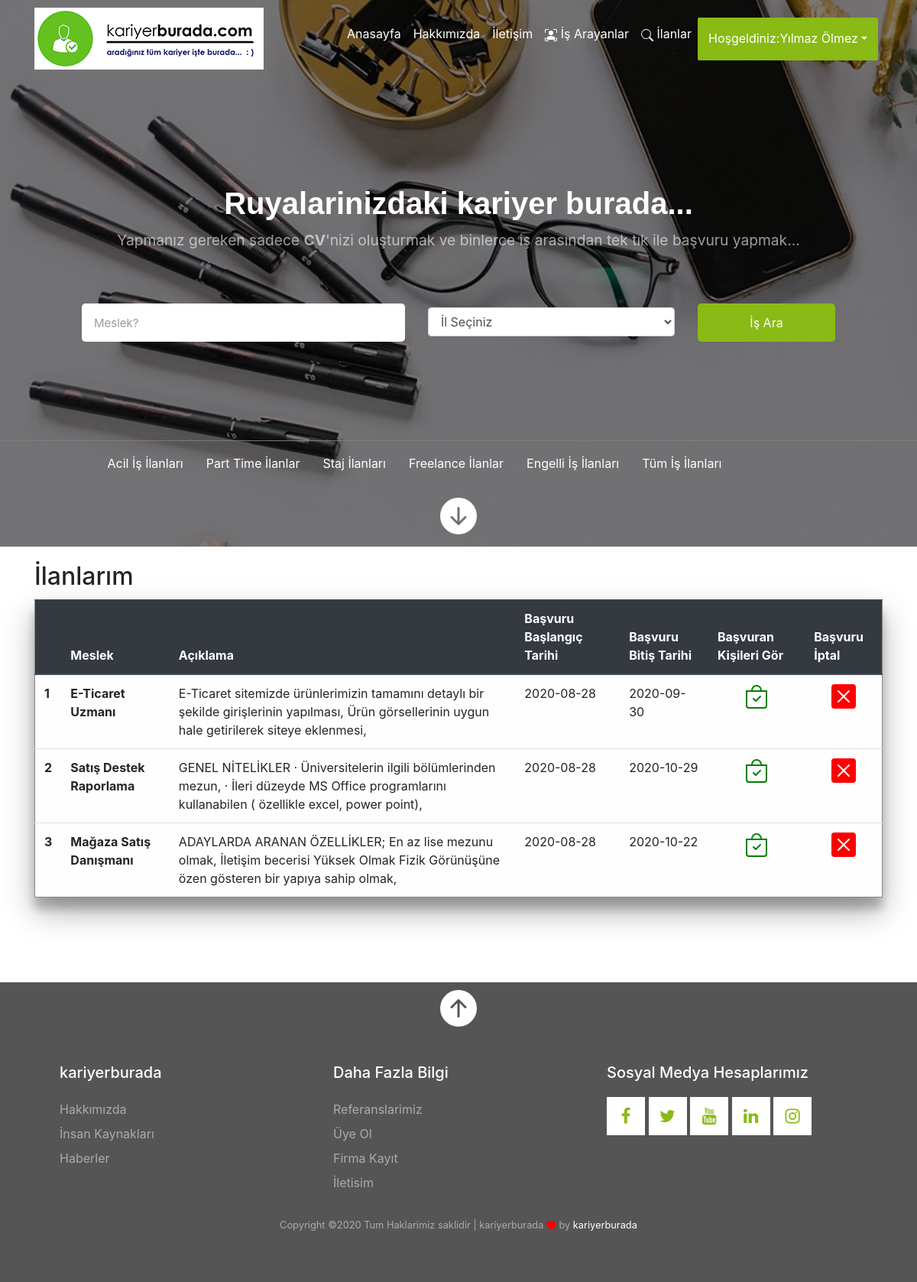
The page /ilanlarim.php (signed in) on the database its author committed.
### tables this page shows
CREATE TABLE `uyefirmaisilanbilgi` (
  `uyefirmano` int(11) NOT NULL,
  `uyefirmaunvani` varchar(200) NOT NULL,
  `isilanno` int(11) NOT NULL,
  `isegitimdurum` varchar(200) DEFAULT NULL,
  `isaskerlikdurum` varchar(200) DEFAULT NULL,
  `iscinsiyet` varchar(50) DEFAULT NULL,
  `isyassiniri` int(10) DEFAULT NULL,
  `issaatleri` varchar(200) DEFAULT NULL,
  `islokasyonu` varchar(200) DEFAULT NULL,
  `issehir` varchar(100) DEFAULT NULL,
  `meslek` varchar(200) DEFAULT NULL,
  `ismaasi` float DEFAULT NULL,
  `istecrubeyil` int(11) DEFAULT NULL,
  `isbasvurubaslamatarihi` varchar(100) DEFAULT NULL,
  `isbasvurubitistarihi` varchar(100) DEFAULT NULL,
  `isaciklamasi` varchar(300) NOT NULL,
  `isilannotlari` varchar(300) DEFAULT '-',
  `resim` varchar(200) NOT NULL,
  `tur` varchar(200) NOT NULL
);

### ilanlarim.php (the view, shortened to what this page needs)
<?php
include "component/baglanti.php";
		$referer = $_SERVER['HTTP_REFERER'];
if ($referer == "")
{
 header("Location:index.php");
}
else
{
	?>
	<!DOCTYPE html>
	<html>
	<head>
		<?php
		include "component/css/css.php";
		?>
	</head>
	<body>
		<header>
			<?php include "component/header.php"; ?>
		</header>
		<main>
			<article>
				<section>
					<div class="container" style="margin-top:20px;">
						<div class="row">
							<div class="col-md-12" >
								<table class="table animate" style="margin: 1% auto 10% auto;background-color: #fefefe;border: 1px solid #888;box-shadow: 0 19px 38px rgba(0,0,0,0.30), 0 15px 12px rgba(0,0,0,0.22);">
									<legend><h2>İlanlarım</h2></legend>
								  <thead class="thead-dark">
								    <tr>
								      <th scope="col"> </th>
								      <th scope="col">Meslek</th>
								      <th scope="col">Açıklama</th>
								      <th scope="col">Başvuru Başlangıç Tarihi</th>
								      <th scope="col">Başvuru Bitiş Tarihi</th>
								      <th scope="col">Başvuran Kişileri Gör</th>
								      <th scope="col">Başvuru İptal</th>
								    </tr>
								  </thead>
								  <tbody>
								  	<?php
									$sql="select * from uyefirmaisilanbilgi where uyefirmano='".$_SESSION["id"]."' order by isilanno desc";
									$result=mysqli_query($baglan,$sql);
									$a=1;
									while($sonuc=mysqli_fetch_assoc($result))
									{
								?>
								    <tr>
								      <th scope="row"><?php echo $a; ?></th>
								      <td><b><?php echo $sonuc["meslek"]; ?></b></td>
								      <td><?php echo $sonuc["isaciklamasi"]; ?></td>
								      <td><?php echo $sonuc["isbasvurubaslamatarihi"]; ?></td>
								      <td <?php $date=date('Y-m-d'); if($sonuc["isbasvurubitistarihi"]<$date) echo "style=background-color:#B22222;";?>><?php echo $sonuc["isbasvurubitistarihi"]; ?></td>
								      <td style="    text-align: center;"><a href="ilan-basvuranlar.php?id=<?php echo $sonuc['isilanno']; ?>#git" target="_blank" style="color: green;">
										</a></td>
								      <td style="    text-align: center;"><a href="ilanlarim.php?id=<?php echo $sonuc['isilanno']; ?>" name="sil" style="color: red;">  </a>
									</td>
								    </tr>
									<?php
										$a++;
									  }
									 ?>
								  </tbody>
								</table>
							</div>
						</div>
				</div>
			</section>
		</article>
	</main>
	<footer>
		<?php
		include "component/footer.php";
		?>
	</footer>
</body>
</html>
<?php
}
?>

### component/css/still.css (style rules this page uses)
html { scroll-behavior: smooth; }
header { font-weight: 400; font-size: 1rem; line-height: 1.7; }
footer { background-color:#555555; }

### component/css/login-still.css (style rules this page uses)
.animate { -webkit-animation: animatezoom 0.6s; animation: animatezoom 0.6s }

### component/css/print.css (style rules this page uses)
header { display: none; }
footer { display: none; }

### rows shown on the page
uyefirmaisilanbilgi: meslek "E-Ticaret Uzmanı", isaciklamasi "E-Ticaret sitemizde ürünlerimizin tamamını detaylı bir şekilde girişlerinin yapılması, Ürün görsellerinin uygun hale getirilerek siteye eklenmesi,", isbasvurubaslamatarihi "2020-08-28", isbasvurubitistarihi "2020-09-30"
uyefirmaisilanbilgi: meslek "Satış Destek Raporlama", isaciklamasi "GENEL NİTELİKLER · Üniversitelerin ilgili bölümlerinden mezun, · İleri düzeyde MS Office programlarını kullanabilen ( özellikle excel, power point),", isbasvurubaslamatarihi "2020-08-28", isbasvurubitistarihi "2020-10-29"
uyefirmaisilanbilgi: meslek "Mağaza Satış Danışmanı", isaciklamasi "ADAYLARDA ARANAN ÖZELLİKLER; En az lise mezunu olmak, İletişim becerisi Yüksek Olmak Fizik Görünüşüne özen gösteren bir yapıya sahip olmak,", isbasvurubaslamatarihi "2020-08-28", isbasvurubitistarihi "2020-10-22"

### other values the page prints
$_SESSION["adsoyad"] "Yılmaz Ölmez"
